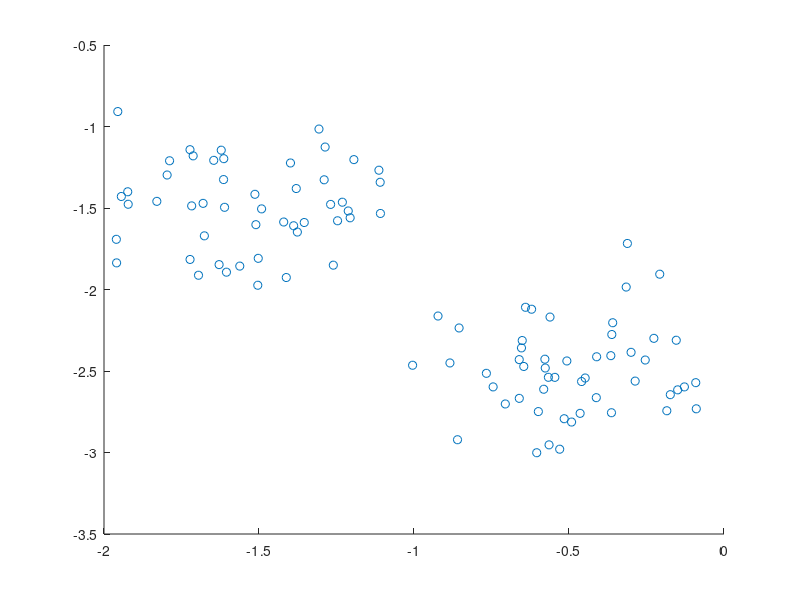
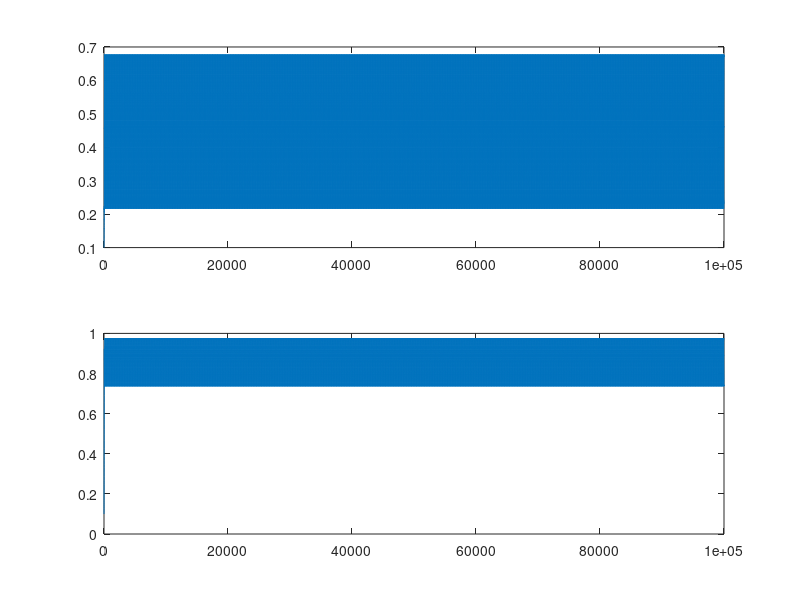

Here is the MATLAB script that generated these plots, in order:
%% Data Loading
close all;clc;clear all;
load('data.mat')

%% Data Initialisation & Preprocessing
alpha = 1;
del_t = 0.01;
etta = 1;
itr_len= 100000;
w = zeros(2,itr_len+1);
w_int = [0.1;0.1];
w(:,1) = w_int;

X_mean = mean(X,1)+[1 2];
u = X-X_mean;%

figure(1)
scatter(u(:,1),u(:,2))

%% Iterations

for i = 1:itr_len
    v = u(mod(i,100)+1,:)*w(:,i);
    w(:,i+1) = w(:,i) + 0.01*(v*u(mod(i,100)+1,:)' - v*v*w(:,i)); 
end

figure(2)
subplot(211)
plot(1:itr_len,w(1,1:itr_len))
subplot(212)
plot(1:itr_len,w(2,1:itr_len))